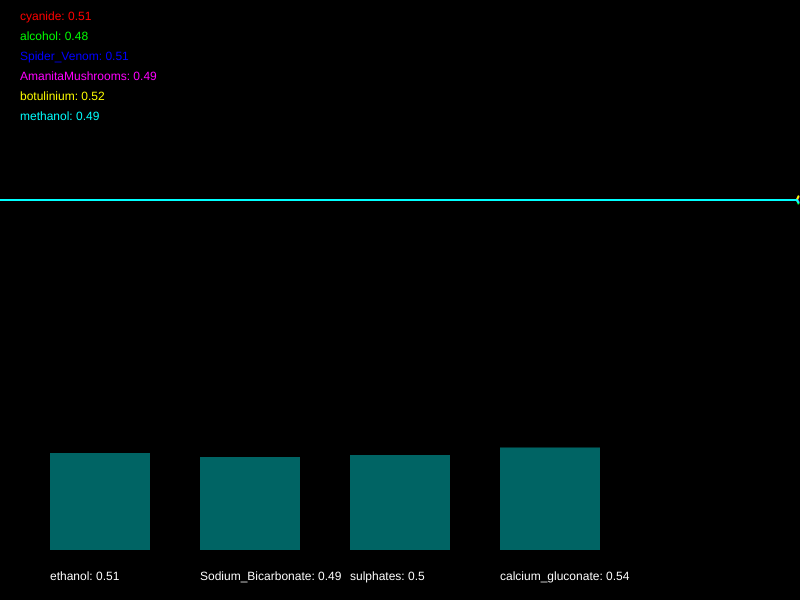
Frame 1 (no input)
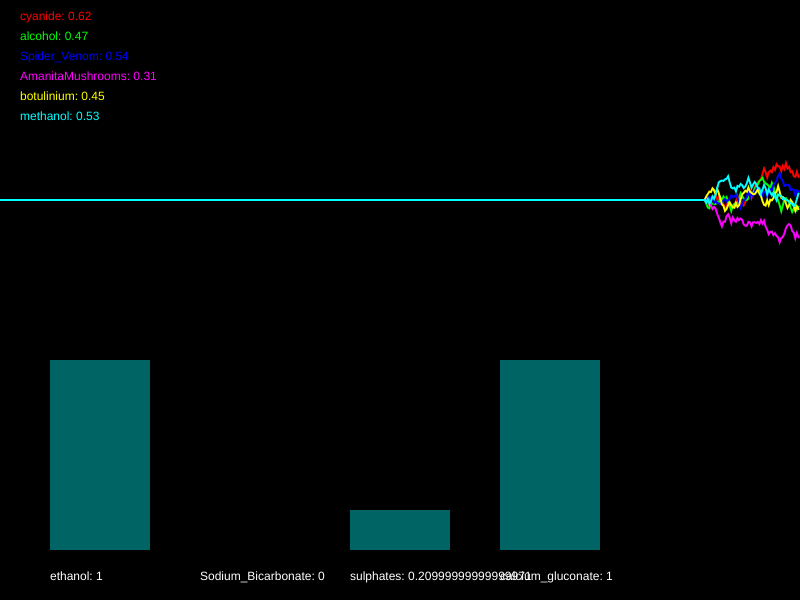
Frame 60 (no input)
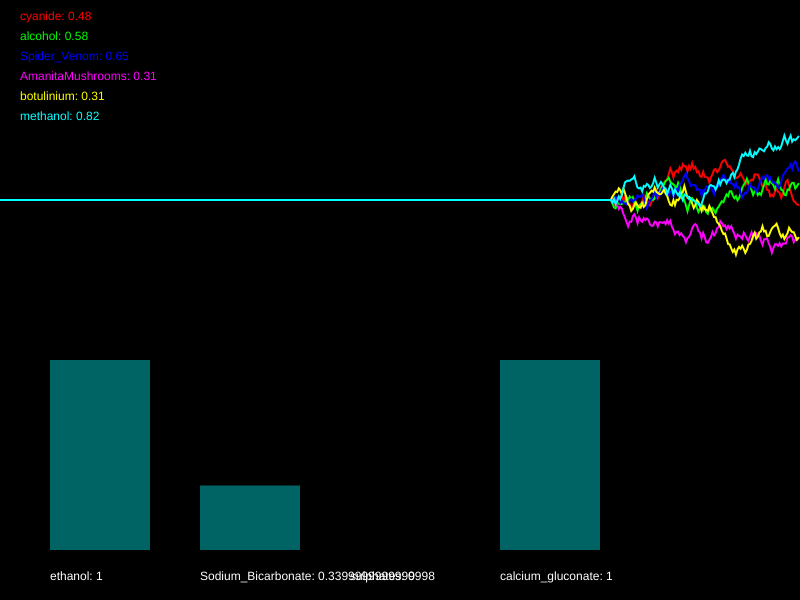
Frame 120 (the mouse pressed at the canvas centre since frame 60)

The p5.js sketch that drew these frames (run headless with seeded random() and noise() and a simulated clock; from frame 60 on, the mouse is pressed at the canvas centre):

// p5.js sketch
// ── sketch.js
/*

Officer: 1661810
CaseNum: 401-2-14219853-1661810

Case 401 - The Case of Norbert's Weiner Stand
Stage 3 - Bilious bagel

As I suspected Norbert has struck again. Ever inventive he’s set up a bagel stand and
has laced the cream cheese with an ingenious but vicious toxin. This one is quite
deadly so get yourself down to the lab right away.

You must develop the antidote by using conditional statements in the draw loop to
do the following.

	- If methanol dips below 0.29 and cyanide dips below 0.39, decrement ethanol by 0.05
	- If botulinium dips below 0.65 and alcohol goes above 0.45, increase ethanol by 0.01
	- If either botulinium dips below 0.47, AmanitaMushrooms dips below 0.67, or perhaps cyanide goes above 0.75, try decreasing Sodium_Bicarbonate by 0.01
	- If Spider_Venom goes above 0.71, or on the other hand, methanol goes above 0.63 and alcohol dips below 0.6, try increasing Sodium_Bicarbonate by 0.02
	- If methanol goes above 0.54 and botulinium dips below 0.68, reduce sulphates by 0.01
	- When cyanide goes above 0.68, or on the other hand, Spider_Venom goes above 0.41 and alcohol dips below 0.39, increment sulphates by 0.03
	- If methanol goes above 0.75 and botulinium goes above 0.3, decrease calcium_gluconate by 0.02
	- When AmanitaMushrooms dips below 0.36 or Spider_Venom dips below 0.58, raise calcium_gluconate by 0.04


Your conditional statements should:

consider the following poisons:

	- cyanide
	- alcohol
	- Spider_Venom
	- AmanitaMushrooms
	- botulinium
	- methanol


and modify the following antidotes:

	- ethanol
	- Sodium_Bicarbonate
	- sulphates
	- calcium_gluconate


- There are many ways to complete this task but you should only use the
following commands:

	if(){}
	+=
	-=

*/

//Declare the poison variables
var cyanide;
var alcohol;
var Spider_Venom;
var AmanitaMushrooms;
var botulinium;
var methanol;


//Declare the antidote variables
var ethanol;
var Sodium_Bicarbonate;
var sulphates;
var calcium_gluconate;


//This variable is used for drawing the graph
var graphs;


function setup()
{

	createCanvas(800,600);
	strokeWeight(2);

	//initialise the poisons and antidotes
	cyanide = 0.5;
	alcohol = 0.5;
	Spider_Venom = 0.5;
	AmanitaMushrooms = 0.5;
	botulinium = 0.5;
	methanol = 0.5;
	ethanol = 0.5;
	Sodium_Bicarbonate = 0.5;
	sulphates = 0.5;
	calcium_gluconate = 0.5;


	//fills the graph with empty values
	graphs = [];

	for(var i = 0; i < 6; i++)
	{
		graphs.push([]);
		for(var j = 0; j < 512; j++)
		{
			graphs[i].push(0.5);
		}
	}

}

function draw()
{

	//Develop the antidote below
	//Write conditional statements to change the amount of each substance ...
//  - If methanol dips below 0.29 and cyanide dips below 0.39, decrement ethanol by 0.05
//	- If botulinium dips below 0.65 and alcohol goes above 0.45, increase ethanol by 0.01
//	- If either botulinium dips below 0.47, AmanitaMushrooms dips below 0.67, or perhaps cyanide goes above 0.75, try decreasing Sodium_Bicarbonate by 0.01
//	- If Spider_Venom goes above 0.71, or on the other hand, methanol goes above 0.63 and alcohol dips below 0.6, try increasing Sodium_Bicarbonate by 0.02
//	- If methanol goes above 0.54 and botulinium dips below 0.68, reduce sulphates by 0.01
//	- When cyanide goes above 0.68, or on the other hand, Spider_Venom goes above 0.41 and alcohol dips below 0.39, increment sulphates by 0.03
//	- If methanol goes above 0.75 and botulinium goes above 0.3, decrease calcium_gluconate by 0.02
//	- When AmanitaMushrooms dips below 0.36 or Spider_Venom dips below 0.58, raise calcium_gluconate by 0.04

    if(methanol<0.29 &&cyanide<0.39){
        ethanol -= 0.05;
    }
    if(botulinium<0.65 && alcohol>0.45){
        ethanol += 0.01;
    }
    if(botulinium<0.47 || AmanitaMushrooms<0.67 || cyanide>0.75){
    Sodium_Bicarbonate -= 0.01;
    }
    if(Spider_Venom>0.71 || (methanol>0.63 && alcohol<0.6)){
        Sodium_Bicarbonate += 0.02;
    }
    if(methanol>0.54 && botulinium<0.68){
        sulphates -= 0.01;
    }
    if(cyanide>0.68 || (Spider_Venom>0.41 && alcohol<0.39)){
        sulphates += 0.03;
    }
    if(methanol>0.75 && botulinium>0.3){
        calcium_gluconate -= 0.02;
    }
    if(AmanitaMushrooms<0.36 || Spider_Venom<0.58){
        calcium_gluconate += 0.04;
    }

	//////////////////////////////////////////////////////

	//the code below generates new values using random numbers

	/*
		For testing, you might want to temporarily comment out
		these lines and set the same variables to constant values
		instead.
	*/

	cyanide = nextValue(graphs[0],cyanide);
	alcohol = nextValue(graphs[1],alcohol);
	Spider_Venom = nextValue(graphs[2],Spider_Venom);
	AmanitaMushrooms = nextValue(graphs[3],AmanitaMushrooms);
	botulinium = nextValue(graphs[4],botulinium);
	methanol = nextValue(graphs[5],methanol);


	ethanol = constrain(ethanol, 0, 1);
	Sodium_Bicarbonate = constrain(Sodium_Bicarbonate, 0, 1);
	sulphates = constrain(sulphates, 0, 1);
	calcium_gluconate = constrain(calcium_gluconate, 0, 1);


	///////// DO NOT CHANGE THE CODE BELOW ///////////

	//drawing code

	// set background
	background(0);
	noFill();

	//draw the graphs for the vitals
	var colors = [
	color(255, 0, 0),
	color(0, 255, 0),
	color(0, 0, 255),
	color(255, 0, 255),
	color(255, 255, 0),
	color(0, 255, 255)
	];

	for(var i = 0; i < graphs.length; i++)
	{
		stroke(colors[i]);
		drawGraph(graphs[i]);
	}

	//draw the poisons as text
	noStroke();
	fill(colors[0]);
	text('cyanide: ' + nf(cyanide,1,2), 20,20);
	fill(colors[1]);
	text('alcohol: ' + nf(alcohol,1,2), 20,40);
	fill(colors[2]);
	text('Spider_Venom: ' + nf(Spider_Venom,1,2), 20,60);
	fill(colors[3]);
	text('AmanitaMushrooms: ' + nf(AmanitaMushrooms,1,2), 20,80);
	fill(colors[4]);
	text('botulinium: ' + nf(botulinium,1,2), 20,100);
	fill(colors[5]);
	text('methanol: ' + nf(methanol,1,2), 20,120);


	//draw the antidotes bar chart
	drawBar(ethanol,50,'ethanol');
	drawBar(Sodium_Bicarbonate,200,'Sodium_Bicarbonate');
	drawBar(sulphates,350,'sulphates');
	drawBar(calcium_gluconate,500,'calcium_gluconate');


}

function nextValue(graph, val)
{
	//gets the next value for a vital and puts it in an array for drawing
	var delta = random(-0.03,0.03);

	val += delta;
	if(val > 1 || val < 0)
	{
		delta *= -1;
		val += delta * 2;
	}

	graph.push(val)
	graph.shift();
	return val;
}

function drawGraph(graph)
{
	//draws an array as a graph
	beginShape();
	for(var i = 0; i < graph.length; i++)
	{
			vertex(width * i/512, height * 0.5 - graph[i]* height/3)
	}
	endShape();
}


function drawBar(val, x, name)
{
	//draws the bars for bar chart
    noStroke();
    fill(0,100,100);
	var mh = height * 0.4 - 50;
	rect(x,(height - 50) - val*mh, 100, val*mh);
    fill(255);
	text(name + ": " + val, x, height - 20);
}
